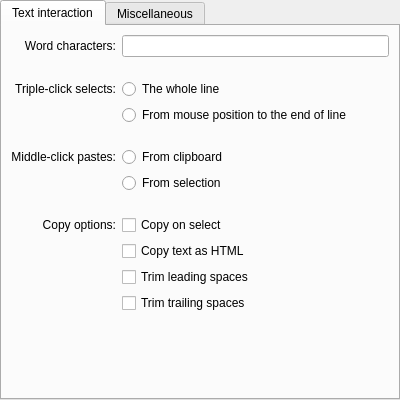
<?xml version="1.0" encoding="UTF-8"?>
<ui version="4.0">
 <class>EditProfileMousePage</class>
 <widget class="QWidget" name="EditProfileMousePage">
  <property name="geometry">
   <rect>
    <x>0</x>
    <y>0</y>
    <width>400</width>
    <height>400</height>
   </rect>
  </property>
  <layout class="QVBoxLayout">
   <property name="leftMargin">
    <number>0</number>
   </property>
   <property name="topMargin">
    <number>0</number>
   </property>
   <property name="rightMargin">
    <number>0</number>
   </property>
   <property name="bottomMargin">
    <number>0</number>
   </property>
   <item>
    <widget class="QTabWidget" name="tabWidget">
     <property name="currentIndex">
      <number>0</number>
     </property>
     <widget class="QWidget" name="tab">
      <attribute name="title">
       <string>Text interaction</string>
      </attribute>
      <layout class="QVBoxLayout" name="verticalLayout">
       <property name="spacing">
        <number>0</number>
       </property>
       <item>
        <layout class="QGridLayout">
         <property name="spacing">
          <number>6</number>
         </property>
         <item row="0" column="0">
          <widget class="QLabel" name="label_11">
           <property name="toolTip">
            <string comment="@info:tooltip">Characters which are considered part of a word when double-clicking to select whole words in the terminal.</string>
           </property>
           <property name="text">
            <string>Word characters:</string>
           </property>
           <property name="alignment">
            <set>Qt::AlignRight|Qt::AlignTrailing|Qt::AlignVCenter</set>
           </property>
           <property name="buddy">
            <cstring>wordCharacterEdit</cstring>
           </property>
          </widget>
         </item>
         <item row="0" column="1">
          <widget class="QLineEdit" name="wordCharacterEdit">
           <property name="font">
            <font>
             <family>Monospace</family>
            </font>
           </property>
           <property name="toolTip">
            <string comment="@info:tooltip">Characters which are considered part of a word when double-clicking to select whole words in the terminal.</string>
           </property>
          </widget>
         </item>
         <item row="1" column="1">
          <spacer>
           <property name="orientation">
            <enum>Qt::Vertical</enum>
           </property>
           <property name="sizeType">
            <enum>QSizePolicy::Fixed</enum>
           </property>
           <property name="sizeHint" stdset="0">
            <size>
             <width>20</width>
             <height>16</height>
            </size>
           </property>
          </spacer>
         </item>
         <item row="2" column="0">
          <widget class="QLabel" name="label_17">
           <property name="text">
            <string>Triple-click selects:</string>
           </property>
           <property name="alignment">
            <set>Qt::AlignRight|Qt::AlignTrailing|Qt::AlignVCenter</set>
           </property>
          </widget>
         </item>
         <item row="2" column="1">
          <widget class="QRadioButton" name="tripleClickSelectsTheWholeLine">
           <property name="text">
            <string>The whole line</string>
           </property>
           <attribute name="buttonGroup">
            <string notr="true">tripleClickMode</string>
           </attribute>
          </widget>
         </item>
         <item row="3" column="1">
          <widget class="QRadioButton" name="tripleClickSelectsFromMousePosition">
           <property name="text">
            <string>From mouse position to the end of line</string>
           </property>
           <attribute name="buttonGroup">
            <string notr="true">tripleClickMode</string>
           </attribute>
          </widget>
         </item>
         <item row="4" column="1">
          <spacer>
           <property name="orientation">
            <enum>Qt::Vertical</enum>
           </property>
           <property name="sizeType">
            <enum>QSizePolicy::Fixed</enum>
           </property>
           <property name="sizeHint" stdset="0">
            <size>
             <width>20</width>
             <height>16</height>
            </size>
           </property>
          </spacer>
         </item>
         <item row="5" column="0">
          <widget class="QLabel" name="label_13">
           <property name="text">
            <string>Middle-click pastes:</string>
           </property>
           <property name="alignment">
            <set>Qt::AlignRight|Qt::AlignTrailing|Qt::AlignVCenter</set>
           </property>
          </widget>
         </item>
         <item row="5" column="1">
          <widget class="QRadioButton" name="pasteFromClipboardButton">
           <property name="text">
            <string>From clipboard</string>
           </property>
           <attribute name="buttonGroup">
            <string notr="true">pasteFrom</string>
           </attribute>
          </widget>
         </item>
         <item row="6" column="1">
          <widget class="QRadioButton" name="pasteFromX11SelectionButton">
           <property name="text">
            <string>From selection</string>
           </property>
           <attribute name="buttonGroup">
            <string notr="true">pasteFrom</string>
           </attribute>
          </widget>
         </item>
         <item row="7" column="1">
          <spacer>
           <property name="orientation">
            <enum>Qt::Vertical</enum>
           </property>
           <property name="sizeType">
            <enum>QSizePolicy::Fixed</enum>
           </property>
           <property name="sizeHint" stdset="0">
            <size>
             <width>20</width>
             <height>16</height>
            </size>
           </property>
          </spacer>
         </item>
         <item row="8" column="0">
          <widget class="QLabel" name="label">
           <property name="text">
            <string>Copy options:</string>
           </property>
           <property name="alignment">
            <set>Qt::AlignRight|Qt::AlignTrailing|Qt::AlignVCenter</set>
           </property>
          </widget>
         </item>
         <item row="8" column="1">
          <widget class="QCheckBox" name="copyTextToClipboardButton">
           <property name="toolTip">
            <string>Automatically copy selected text into clipboard</string>
           </property>
           <property name="text">
            <string>Copy on select</string>
           </property>
          </widget>
         </item>
         <item row="9" column="1">
          <widget class="QCheckBox" name="copyTextAsHTMLButton">
           <property name="toolTip">
            <string>Copy text as HTML (including formatting, font faces, colors... etc)</string>
           </property>
           <property name="text">
            <string>Copy text as HTML</string>
           </property>
          </widget>
         </item>
         <item row="10" column="1">
          <widget class="QCheckBox" name="trimLeadingSpacesButton">
           <property name="toolTip">
            <string>Trim leading spaces in selected text, useful in some instances</string>
           </property>
           <property name="text">
            <string>Trim leading spaces</string>
           </property>
          </widget>
         </item>
         <item row="11" column="1">
          <widget class="QCheckBox" name="trimTrailingSpacesButton">
           <property name="toolTip">
            <string>Trim trailing spaces in selected text, useful in some instances</string>
           </property>
           <property name="text">
            <string>Trim trailing spaces</string>
           </property>
          </widget>
         </item>
        </layout>
       </item>
       <item>
        <spacer>
         <property name="orientation">
          <enum>Qt::Vertical</enum>
         </property>
         <property name="sizeHint" stdset="0">
          <size>
           <width>20</width>
           <height>0</height>
          </size>
         </property>
        </spacer>
       </item>
      </layout>
     </widget>
     <widget class="QWidget" name="tab_2">
      <attribute name="title">
       <string comment="Items that do not fit in other categories">Miscellaneous</string>
      </attribute>
      <layout class="QVBoxLayout" name="verticalLayout_2">
       <property name="spacing">
        <number>0</number>
       </property>
       <item>
        <layout class="QGridLayout" columnstretch="0,1">
         <property name="spacing">
          <number>6</number>
         </property>
         <item row="0" column="0" colspan="2">
          <widget class="QCheckBox" name="underlineLinksButton">
           <property name="toolTip">
            <string>Text recognized as a link or an email address will be underlined when hovered by the mouse pointer.</string>
           </property>
           <property name="text">
            <string>Underline links</string>
           </property>
          </widget>
         </item>
         <item row="1" column="0">
          <spacer>
           <property name="orientation">
            <enum>Qt::Horizontal</enum>
           </property>
           <property name="sizeType">
            <enum>QSizePolicy::Fixed</enum>
           </property>
           <property name="sizeHint" stdset="0">
            <size>
             <width>16</width>
             <height>20</height>
            </size>
           </property>
          </spacer>
         </item>
         <item row="1" column="1">
          <widget class="QCheckBox" name="openLinksByDirectClickButton">
           <property name="enabled">
            <bool>false</bool>
           </property>
           <property name="sizePolicy">
            <sizepolicy hsizetype="Minimum" vsizetype="Fixed">
             <horstretch>0</horstretch>
             <verstretch>0</verstretch>
            </sizepolicy>
           </property>
           <property name="toolTip">
            <string>Text recognized as a file, link or an email address can be opened by direct mouse click.</string>
           </property>
           <property name="text">
            <string>Open by direct click</string>
           </property>
          </widget>
         </item>
         <item row="2" column="0" colspan="2">
          <widget class="QCheckBox" name="underlineFilesButton">
           <property name="toolTip">
            <string>Text recognized as a file will be underlined when hovered by the mouse pointer.</string>
           </property>
           <property name="text">
            <string>Underline files</string>
           </property>
          </widget>
         </item>
         <item row="3" column="0" colspan="2">
          <widget class="QCheckBox" name="ctrlRequiredForDragButton">
           <property name="toolTip">
            <string>Selected text will require control key plus click to drag.</string>
           </property>
           <property name="text">
            <string>Require Ctrl key for drag &amp;&amp; drop</string>
           </property>
          </widget>
         </item>
         <item row="4" column="0" colspan="2">
          <widget class="QCheckBox" name="dropUrlsAsText">
           <property name="toolTip">
            <string>Always paste dropped files and URLs as text without offering move, copy and link actions.</string>
           </property>
           <property name="text">
            <string>Disable drag &amp;&amp; drop menu for files &amp;&amp; URLs</string>
           </property>
          </widget>
         </item>
         <item row="5" column="0" colspan="2">
          <widget class="QCheckBox" name="enableMouseWheelZoomButton">
           <property name="toolTip">
            <string>Pressing Ctrl+scrollwheel will increase/decrease the text size.</string>
           </property>
           <property name="text">
            <string>Allow Ctrl+scrollwheel to zoom text size</string>
           </property>
          </widget>
         </item>
         <item row="6" column="0" colspan="2">
          <widget class="QCheckBox" name="enableAlternateScrollingButton">
           <property name="toolTip">
            <string>Mouse scroll wheel will emulate up/down key presses in programs that use the Alternate Screen buffer (e.g. less)</string>
           </property>
           <property name="text">
            <string>Enable Alternate Screen buffer scrolling</string>
           </property>
          </widget>
         </item>
        </layout>
       </item>
       <item>
        <spacer>
         <property name="orientation">
          <enum>Qt::Vertical</enum>
         </property>
         <property name="sizeHint" stdset="0">
          <size>
           <width>20</width>
           <height>0</height>
          </size>
         </property>
        </spacer>
       </item>
      </layout>
     </widget>
    </widget>
   </item>
  </layout>
 </widget>
 <tabstops>
  <tabstop>tabWidget</tabstop>
 </tabstops>
 <resources/>
 <connections/>
 <buttongroups>
  <buttongroup name="tripleClickMode"/>
  <buttongroup name="pasteFrom"/>
 </buttongroups>
</ui>
